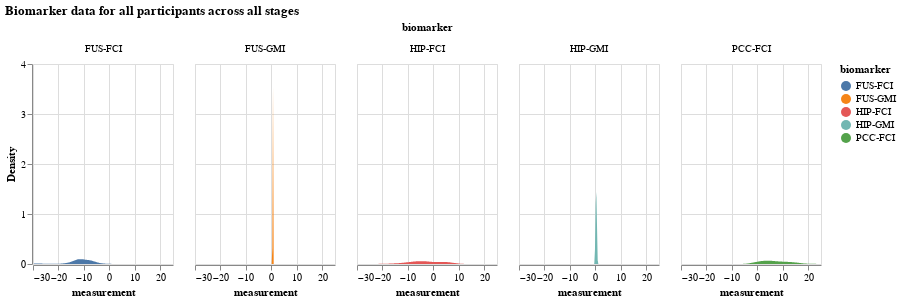

Write notebook code for a chart like this one.
### Markdown cell above
## Visualizing simulated results

With the above data structure, we can visualize the following data:

- Distribution of all biomarker values by biomarker
- Distribution of all biomarker values when the participant is at a certain disease stage
- Comparing a certain biomarker data 
- A certain participant's data

### Distribution of all biomarker values by biomarker

### Code cell
alt.Chart(df).transform_density(
    'measurement',
    as_=['measurement', 'Density'],
    groupby=['biomarker']
).mark_area().encode(
    x="measurement:Q",
    y="Density:Q",
    facet = alt.Facet(
        "biomarker:N",
        columns = 5
    ),
    color=alt.Color(
        'biomarker:N'
    )
).properties(
    width= 140,
    height = 200,
).properties(
    title='Biomarker data for all participants across all stages'
)

### Figure 1 — Vega-Lite specification as saved in the notebook (floating-point values rounded to 4 significant figures; data arrays with more than 128 entries replaced by an {"elided": "..."} marker saying what was removed)
{"config": {"view": {"continuousWidth": 300, "continuousHeight": 300}}, "data": {"name": "data-9ece879938b581e2b355b2a1e8e34f80"}, "mark": {"type": "area"}, "encoding": {"color": {"field": "biomarker", "type": "nominal"}, "facet": {"columns": 5, "field": "biomarker", "type": "nominal"}, "x": {"field": "measurement", "type": "quantitative"}, "y": {"field": "Density", "type": "quantitative"}}, "height": 200, "title": "Biomarker data for all participants across all stages", "transform": [{"density": "measurement", "groupby": ["biomarker"], "as": ["measurement", "Density"]}], "width": 140, "$schema": "https://vega.github.io/schema/vega-lite/v5.16.3.json", "datasets": {"data-9ece879938b581e2b355b2a1e8e34f80": {"elided": "500 records"}}}
